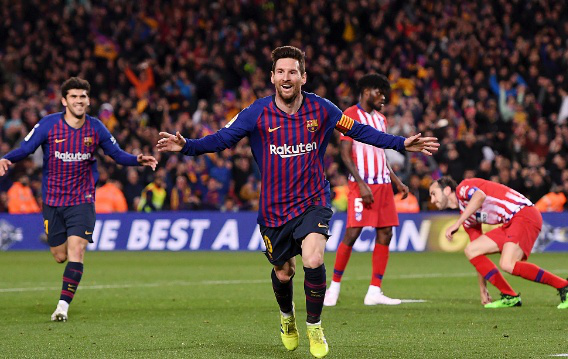
#> input picture 201904_02 python灰度图转为彩色图/gray2rgb/ball.png, 568 x 359 px
$ python calcHist.py
#> lines starting #> are read from the running program, lines starting #| are printed output that depends on the picture
# -*- coding: utf-8 -*-
"""
calcHist.py
fun:
	draw calcHist pictures
env:
	Linux ubuntu 4.4.0-31-generic x86_64 GNU;python 2.7;tensorflow1.10.1;Keras2.2.4
	pip2,matplotlib2.2.3,opencv-python3.4.4.19

"""
from __future__ import print_function
import numpy as np
import cv2 as cv
from matplotlib import pyplot as plt

img = cv.imread('ball.png', 0)
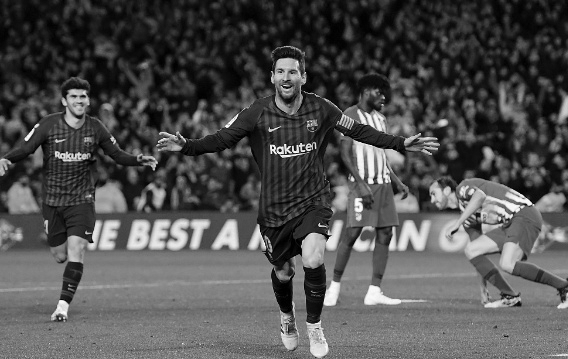
#> img: shape (359, 568); min 0, max 253, mean 80.7

hist = cv.calcHist([img], [0], None, [256], [0,256])
#> hist = 256 values, max 2759 at index 15, min 0 at index 254, mean 796.5
print('hist :\n',hist)#hist是一个256x1阵列，每个值对应于该图像中的像素值及其对应的像素值。
#> (printed output is left out)
print('length hist :\n',len(hist))
#| length hist :
#|  256

plt.hist(img.ravel(), 256, [0,256])
plt.show()
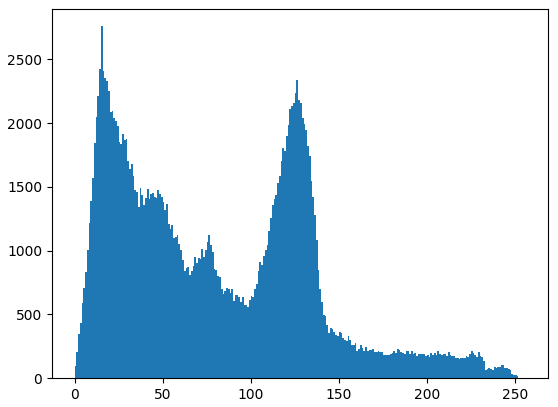
#> figure drawn by matplotlib, 1 panel; tallest bar 2759 high, from x = 15 to 16
